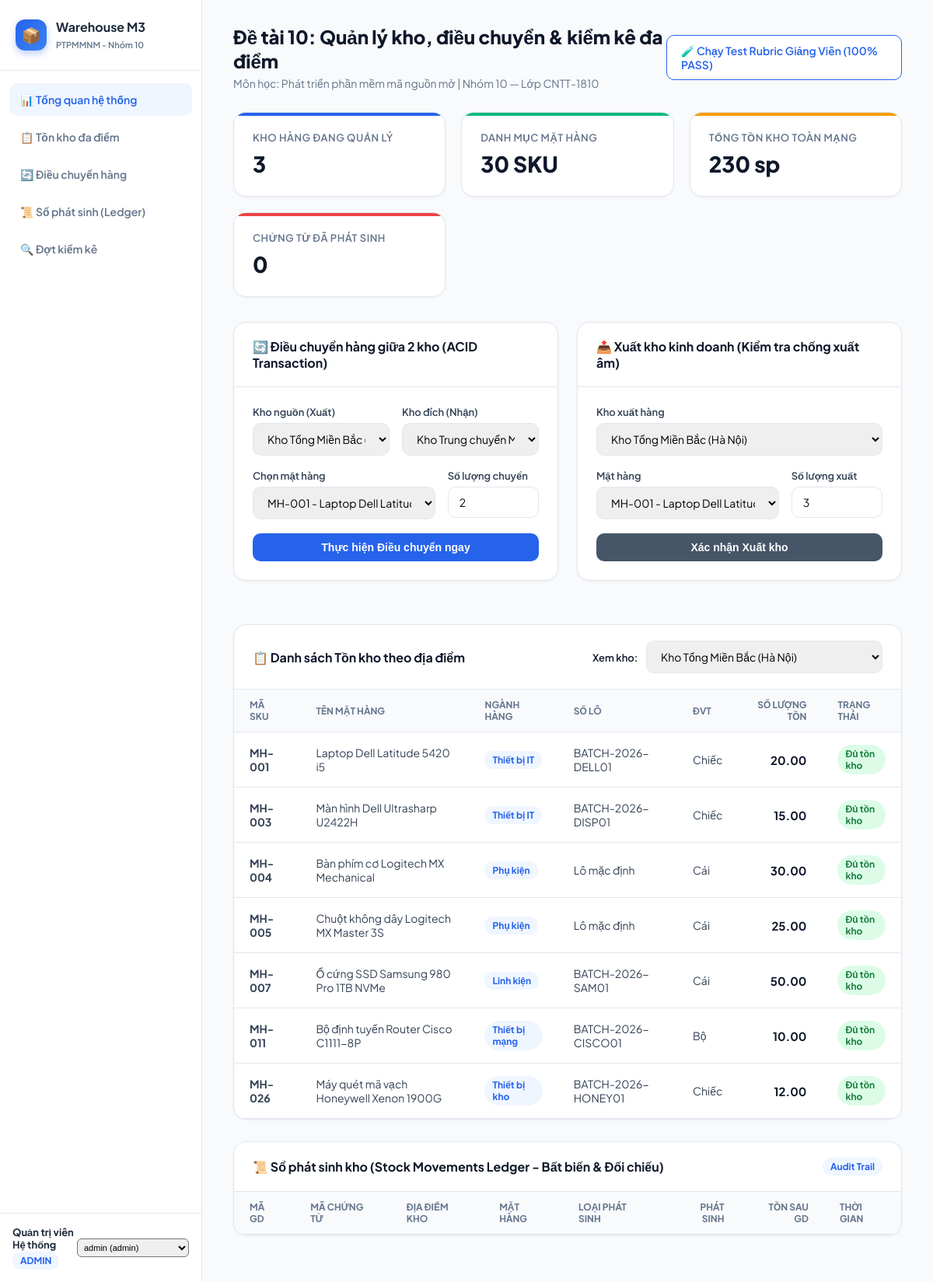
The page / on the database its author committed.
### tables this page shows
CREATE TABLE `users` (
    `id` INT AUTO_INCREMENT PRIMARY KEY,
    `username` VARCHAR(50) NOT NULL UNIQUE,
    `password` VARCHAR(255) NOT NULL,
    `full_name` VARCHAR(100) NOT NULL,
    `role` ENUM('admin', 'manager', 'staff') NOT NULL DEFAULT 'staff',
    `created_at` TIMESTAMP DEFAULT CURRENT_TIMESTAMP
);

CREATE TABLE `inventory` (
    `id` INT AUTO_INCREMENT PRIMARY KEY,
    `warehouse_id` INT NOT NULL,
    `item_id` INT NOT NULL,
    `batch_id` INT NULL,
    `quantity` DECIMAL(12, 2) NOT NULL DEFAULT 0.00,
    `updated_at` TIMESTAMP DEFAULT CURRENT_TIMESTAMP ON UPDATE CURRENT_TIMESTAMP,
    UNIQUE KEY `uk_inv` (`warehouse_id`, `item_id`, `batch_id`),
    FOREIGN KEY (`warehouse_id`) REFERENCES `warehouses`(`id`) ON DELETE CASCADE,
    FOREIGN KEY (`item_id`) REFERENCES `items`(`id`) ON DELETE CASCADE,
    FOREIGN KEY (`batch_id`) REFERENCES `batches`(`id`) ON DELETE CASCADE
);

CREATE TABLE `items` (
    `id` INT AUTO_INCREMENT PRIMARY KEY,
    `sku` VARCHAR(50) NOT NULL UNIQUE,
    `name` VARCHAR(200) NOT NULL,
    `category` VARCHAR(100) NOT NULL,
    `unit` VARCHAR(30) NOT NULL DEFAULT 'Cái',
    `min_stock` INT DEFAULT 5,
    `created_at` TIMESTAMP DEFAULT CURRENT_TIMESTAMP
);

CREATE TABLE `batches` (
    `id` INT AUTO_INCREMENT PRIMARY KEY,
    `item_id` INT NOT NULL,
    `batch_number` VARCHAR(50) NOT NULL,
    `mfg_date` DATE NULL,
    `exp_date` DATE NULL,
    `created_at` TIMESTAMP DEFAULT CURRENT_TIMESTAMP,
    UNIQUE KEY `uk_item_batch` (`item_id`, `batch_number`),
    FOREIGN KEY (`item_id`) REFERENCES `items`(`id`) ON DELETE CASCADE
);

### src/Services/WarehouseService.php (called while the page is built, shortened)
<?php
class WarehouseService {
    private PDO $db;
    public function __construct(?PDO $db = null) {
        $this->db = $db ?? Database::getConnection();
    }
    public function getWarehousesForUser(int $userId): array {
        $stmt = $this->db->prepare("SELECT role FROM users WHERE id = ?");
        $stmt->execute([$userId]);
        $user = $stmt->fetch();
        if ($user && $user['role'] === 'admin') {
            return $this->db->query("SELECT * FROM warehouses WHERE is_active = 1 ORDER BY id ASC")->fetchAll();
        }
        $stmt = $this->db->prepare("
            SELECT w.*
            FROM warehouses w
            JOIN user_warehouses uw ON w.id = uw.warehouse_id
            WHERE uw.user_id = ? AND w.is_active = 1
            ORDER BY w.id ASC
        ");
        $stmt->execute([$userId]);
        return $stmt->fetchAll();
    }
}

### public/index.php (the view, shortened to what this page needs)
<?php
require_once __DIR__ . '/../src/Services/WarehouseService.php';
$db = Database::getConnection();
$service = new WarehouseService($db);
$currentUser = [
    'id' => $_SESSION['user_id'],
    'username' => $_SESSION['username'],
    'full_name' => $_SESSION['full_name'],
    'role' => $_SESSION['role'],
];
$totalWarehouses = $db->query("SELECT COUNT(*) FROM warehouses WHERE is_active = 1")->fetchColumn();
$totalItems = $db->query("SELECT COUNT(*) FROM items")->fetchColumn();
$totalStock = $db->query("SELECT COALESCE(SUM(quantity), 0) FROM inventory")->fetchColumn();
$totalVouchers = $db->query("SELECT COUNT(*) FROM vouchers")->fetchColumn();
$myWarehouses = $service->getWarehousesForUser($currentUser['id']);
$allWarehouses = $db->query("SELECT * FROM warehouses WHERE is_active = 1")->fetchAll();
$allItems = $db->query("SELECT * FROM items ORDER BY id ASC LIMIT 10")->fetchAll();
$whFilter = isset($_GET['wh']) ? (int)$_GET['wh'] : ($myWarehouses[0]['id'] ?? 1);
$stmt = $db->prepare("
    SELECT i.sku, i.name, i.category, i.unit, inv.quantity, b.batch_number, w.name as warehouse_name
    FROM inventory inv
    JOIN items i ON inv.item_id = i.id
    JOIN warehouses w ON inv.warehouse_id = w.id
    LEFT JOIN batches b ON inv.batch_id = b.id
    WHERE inv.warehouse_id = ?
    ORDER BY i.id ASC
");
$stmt->execute([$whFilter]);
$inventoryRows = $stmt->fetchAll();
$allUsers = $db->query("SELECT * FROM users ORDER BY id ASC")->fetchAll();
?>
<!DOCTYPE html>
<html lang="vi">
<head>
    <link rel="stylesheet" href="assets/css/app.css">
</head>
<body>
    <aside class="sidebar">
        <div class="sidebar-header">
            <div class="brand-icon">📦</div>
            <div class="brand-text">
                <h2>Warehouse M3</h2>
                <span>PTPMMNM - Nhóm 10</span>
            </div>
        </div>
        <nav class="sidebar-nav">
            <a href="index.php" class="nav-link active">📊 Tổng quan hệ thống</a>
            <a href="#inventory" class="nav-link">📋 Tồn kho đa điểm</a>
            <a href="#transfer" class="nav-link">🔄 Điều chuyển hàng</a>
            <a href="#ledger" class="nav-link">📜 Sổ phát sinh (Ledger)</a>
            <a href="#audit" class="nav-link">🔍 Đợt kiểm kê</a>
        </nav>
        <div class="user-profile">
            <div>
                <strong style="font-size: 13px; display: block; color: #1e293b;"><?= htmlspecialchars($currentUser['full_name']) ?></strong>
                <span class="badge badge-primary"><?= strtoupper($currentUser['role']) ?></span>
            </div>
            <div style="font-size: 11px;">
                <select onchange="location.href='index.php?switch_user=' + this.value" style="padding: 4px; border-radius: 6px; font-size: 11px;">
                    <?php foreach ($allUsers as $u): ?>
                        <option value="<?= $u['id'] ?>" <?= $u['id'] === $currentUser['id'] ? 'selected' : '' ?>>
                            <?= htmlspecialchars($u['username']) ?> (<?= $u['role'] ?>)
                        </option>
                    <?php endforeach; ?>
                </select>
            </div>
        </div>
    </aside>
    <main class="main-wrapper">
        <div class="header-bar">
            <div>
                <h1>Đề tài 10: Quản lý kho, điều chuyển & kiểm kê đa điểm</h1>
                <p>Môn học: Phát triển phần mềm mã nguồn mở | Nhóm 10 — Lớp CNTT-1810</p>
            </div>
            <div>
                <a href="tests/rubric_test.php" target="_blank" class="btn btn-outline" style="border-color: #2563eb; color: #2563eb;">
                    🧪 Chạy Test Rubric Giảng Viên (100% PASS)
                </a>
            </div>
        </div>
        <div class="stats-grid">
            <div class="stat-card">
                <span class="stat-title">Kho hàng đang quản lý</span>
                <span class="stat-value"><?= $totalWarehouses ?></span>
            </div>
            <div class="stat-card success">
                <span class="stat-title">Danh mục mặt hàng</span>
                <span class="stat-value"><?= $totalItems ?> SKU</span>
            </div>
            <div class="stat-card warning">
                <span class="stat-title">Tổng tồn kho toàn mạng</span>
                <span class="stat-value"><?= number_format((float)$totalStock, 0) ?> sp</span>
            </div>
            <div class="stat-card danger">
                <span class="stat-title">Chứng từ đã phát sinh</span>
                <span class="stat-value"><?= $totalVouchers ?></span>
            </div>
        </div>
        <div style="display: grid; grid-template-columns: 1fr 1fr; gap: 24px; margin-bottom: 28px;">
            <div class="card" id="transfer">
                <div class="card-header">
                    <h3>🔄 Điều chuyển hàng giữa 2 kho (ACID Transaction)</h3>
                </div>
                <div style="padding: 24px;">
                    <form method="POST">
                        <div style="display: grid; grid-template-columns: 1fr 1fr; gap: 16px;">
                            <div class="form-group">
                                <label class="form-label">Kho nguồn (Xuất)</label>
                                <select name="source_warehouse_id" class="form-control" required>
                                    <?php foreach ($myWarehouses as $w): ?>
                                        <option value="<?= $w['id'] ?>"><?= htmlspecialchars($w['name']) ?></option>
                                    <?php endforeach; ?>
                                </select>
                            </div>
                            <div class="form-group">
                                <label class="form-label">Kho đích (Nhận)</label>
                                <select name="target_warehouse_id" class="form-control" required>
                                    <?php foreach ($allWarehouses as $w): ?>
                                        <option value="<?= $w['id'] ?>" <?= $w['id'] == 2 ? 'selected' : '' ?>><?= htmlspecialchars($w['name']) ?></option>
                                    <?php endforeach; ?>
                                </select>
                            </div>
                        </div>
                        <div style="display: grid; grid-template-columns: 2fr 1fr; gap: 16px;">
                            <div class="form-group">
                                <label class="form-label">Chọn mặt hàng</label>
                                <select name="item_id" class="form-control" required>
                                    <?php foreach ($allItems as $it): ?>
                                        <option value="<?= $it['id'] ?>"><?= htmlspecialchars($it['sku'] . ' - ' . $it['name']) ?></option>
                                    <?php endforeach; ?>
                                </select>
                            </div>
                            <div class="form-group">
                                <label class="form-label">Số lượng chuyển</label>
                                <input type="number" name="quantity" class="form-control" value="2" min="1" step="1" required>
                            </div>
                        </div>
                        <button type="submit" class="btn btn-primary" style="width: 100%;">Thực hiện Điều chuyển ngay</button>
                    </form>
                </div>
            </div>
            <div class="card">
                <div class="card-header">
                    <h3>📤 Xuất kho kinh doanh (Kiểm tra chống xuất âm)</h3>
                </div>
                <div style="padding: 24px;">
                    <form method="POST">
                        <div class="form-group">
                            <label class="form-label">Kho xuất hàng</label>
                            <select name="warehouse_id" class="form-control" required>
                                <?php foreach ($myWarehouses as $w): ?>
                                    <option value="<?= $w['id'] ?>"><?= htmlspecialchars($w['name']) ?></option>
                                <?php endforeach; ?>
                            </select>
                        </div>
                        <div style="display: grid; grid-template-columns: 2fr 1fr; gap: 16px;">
                            <div class="form-group">
                                <label class="form-label">Mặt hàng</label>
                                <select name="item_id" class="form-control" required>
                                    <?php foreach ($allItems as $it): ?>
                                        <option value="<?= $it['id'] ?>"><?= htmlspecialchars($it['sku'] . ' - ' . $it['name']) ?></option>
                                    <?php endforeach; ?>
                                </select>
                            </div>
                            <div class="form-group">
                                <label class="form-label">Số lượng xuất</label>
                                <input type="number" name="quantity" class="form-control" value="3" min="1" step="1" required>
                            </div>
                        </div>
                        <button type="submit" class="btn btn-primary" style="width: 100%; background: #475569;">Xác nhận Xuất kho</button>
                    </form>
                </div>
            </div>
        </div>
        <div class="card" id="inventory">
            <div class="card-header">
                <h3>📋 Danh sách Tồn kho theo địa điểm</h3>
                <div>
                    <span style="font-size: 13px; font-weight: 600; margin-right: 8px;">Xem kho:</span>
                    <select onchange="location.href='index.php?wh=' + this.value" class="form-control" style="width: auto; display: inline-block;">
                        <?php foreach ($allWarehouses as $w): ?>
                            <option value="<?= $w['id'] ?>" <?= $w['id'] == $whFilter ? 'selected' : '' ?>>
                                <?= htmlspecialchars($w['name']) ?>
                            </option>
                        <?php endforeach; ?>
                    </select>
                </div>
            </div>
            <div class="table-responsive">
                <table>
                    <thead>
                        <tr>
                            <th>Mã SKU</th>
                            <th>Tên mặt hàng</th>
                            <th>Ngành hàng</th>
                            <th>Số lô</th>
                            <th>ĐVT</th>
                            <th style="text-align: right;">Số lượng tồn</th>
                            <th>Trạng thái</th>
                        </tr>
                    </thead>
                    <tbody>
                        <?php if (empty($inventoryRows)): ?>
                            <tr><td colspan="7" style="text-align: center; color: #94a3b8; padding: 24px;">Chưa có dữ liệu tồn kho tại địa điểm này.</td></tr>
                        <?php else: ?>
                            <?php foreach ($inventoryRows as $row): ?>
                                <tr>
                                    <td><strong><?= htmlspecialchars($row['sku']) ?></strong></td>
                                    <td><?= htmlspecialchars($row['name']) ?></td>
                                    <td><span class="badge badge-primary"><?= htmlspecialchars($row['category']) ?></span></td>
                                    <td><?= htmlspecialchars($row['batch_number'] ?? 'Lô mặc định') ?></td>
                                    <td><?= htmlspecialchars($row['unit']) ?></td>
                                    <td style="text-align: right; font-weight: 700; font-size: 15px; color: #0f172a;">
                                        <?= number_format((float)$row['quantity'], 2) ?>
                                    </td>
                                    <td>
                                        <?php if ((float)$row['quantity'] > 5): ?>
                                            <span class="badge badge-success">Đủ tồn kho</span>
                                        <?php else: ?>
                                            <span class="badge badge-warning">Cảnh báo sắp hết</span>
                                        <?php endif; ?>
                                    </td>
                                </tr>
                            <?php endforeach; ?>
                        <?php endif; ?>
                    </tbody>
                </table>
            </div>
        </div>
        <div class="card" id="ledger">
            <div class="card-header">
                <h3>📜 Sổ phát sinh kho (Stock Movements Ledger - Bất biến & Đối chiếu)</h3>
                <span class="badge badge-primary">Audit Trail</span>
            </div>
            <div class="table-responsive">
                <table>
                    <thead>
                        <tr>
                            <th>Mã GD</th>
                            <th>Mã Chứng từ</th>
                            <th>Địa điểm kho</th>
                            <th>Mặt hàng</th>
                            <th>Loại phát sinh</th>
                            <th style="text-align: right;">Phát sinh</th>
                            <th style="text-align: right;">Tồn sau GD</th>
                            <th>Thời gian</th>
                        </tr>
                    </thead>
                </table>
            </div>
        </div>
    </main>
</body>
</html>

### rows shown on the page
users: full_name "Quản trị viên Hệ thống", role "ADMIN"
inventory: item.sku "MH-001", item.name "Laptop Dell Latitude 5420 i5", item.category "Thiết bị IT", batch.batch_number "BATCH-2026-DELL01", item.unit "Chiếc", quantity "20.00", shows "Đủ tồn kho"
inventory: item.sku "MH-003", item.name "Màn hình Dell Ultrasharp U2422H", item.category "Thiết bị IT", batch.batch_number "BATCH-2026-DISP01", item.unit "Chiếc", quantity "15.00", shows "Đủ tồn kho"
inventory: item.sku "MH-004", item.name "Bàn phím cơ Logitech MX Mechanical", item.category "Phụ kiện", batch_number "Lô mặc định", item.unit "Cái", quantity "30.00", shows "Đủ tồn kho"
inventory: item.sku "MH-005", item.name "Chuột không dây Logitech MX Master 3S", item.category "Phụ kiện", batch_number "Lô mặc định", item.unit "Cái", quantity "25.00", shows "Đủ tồn kho"
inventory: item.sku "MH-007", item.name "Ổ cứng SSD Samsung 980 Pro 1TB NVMe", item.category "Linh kiện", batch.batch_number "BATCH-2026-SAM01", item.unit "Cái", quantity "50.00", shows "Đủ tồn kho"
inventory: item.sku "MH-011", item.name "Bộ định tuyến Router Cisco C1111-8P", item.category "Thiết bị mạng", batch.batch_number "BATCH-2026-CISCO01", item.unit "Bộ", quantity "10.00", shows "Đủ tồn kho"
inventory: item.sku "MH-026", item.name "Máy quét mã vạch Honeywell Xenon 1900G", item.category "Thiết bị kho", batch.batch_number "BATCH-2026-HONEY01", item.unit "Chiếc", quantity "12.00", shows "Đủ tồn kho"

### other values the page prints
$totalWarehouses "3"
$totalItems "30"
$totalStock "230"
$totalVouchers "0"
form field value "admin (admin)"
form field source_warehouse_id "Kho Tổng Miền Bắc (Hà Nội)"
form field target_warehouse_id "Kho Trung chuyển Miền Trung (Đà Nẵng)"
form field item_id "MH-001 - Laptop Dell Latitude 5420 i5"
form field warehouse_id "Kho Tổng Miền Bắc (Hà Nội)"
form field value "Kho Tổng Miền Bắc (Hà Nội)"
